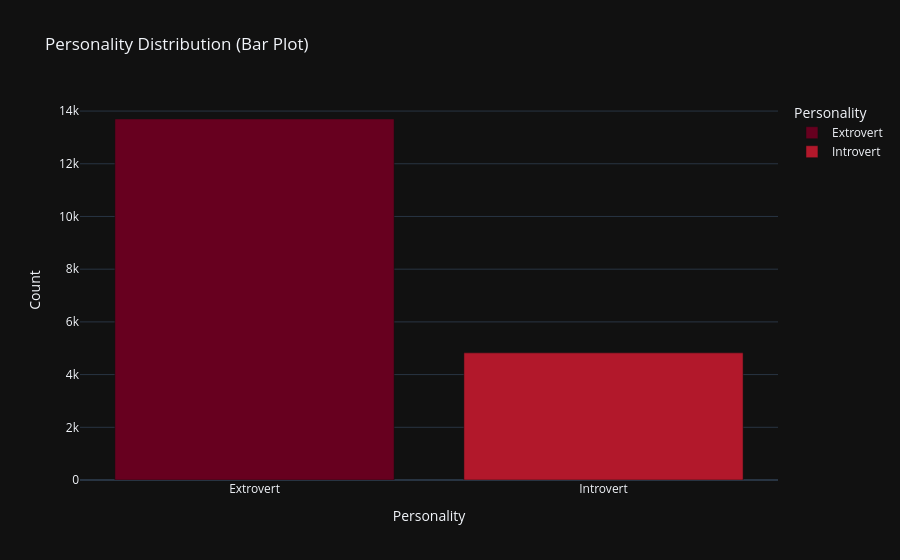
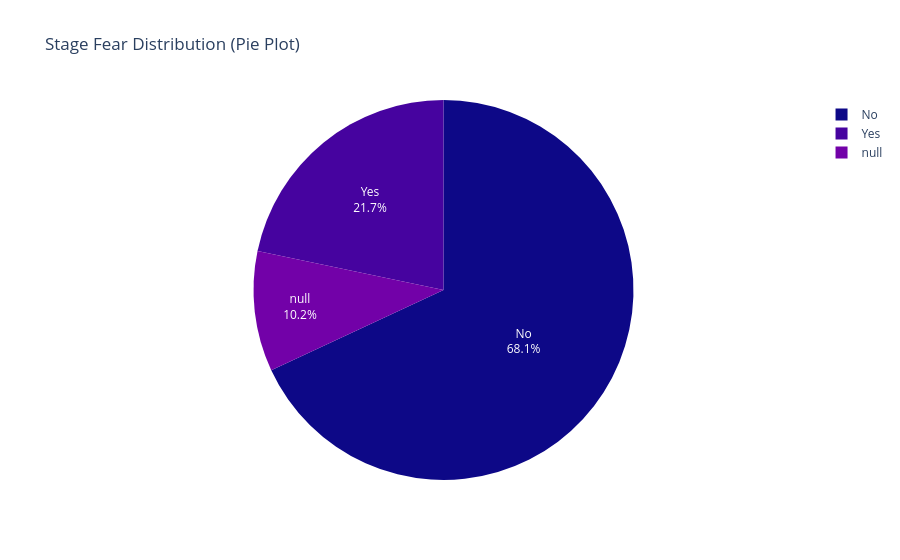
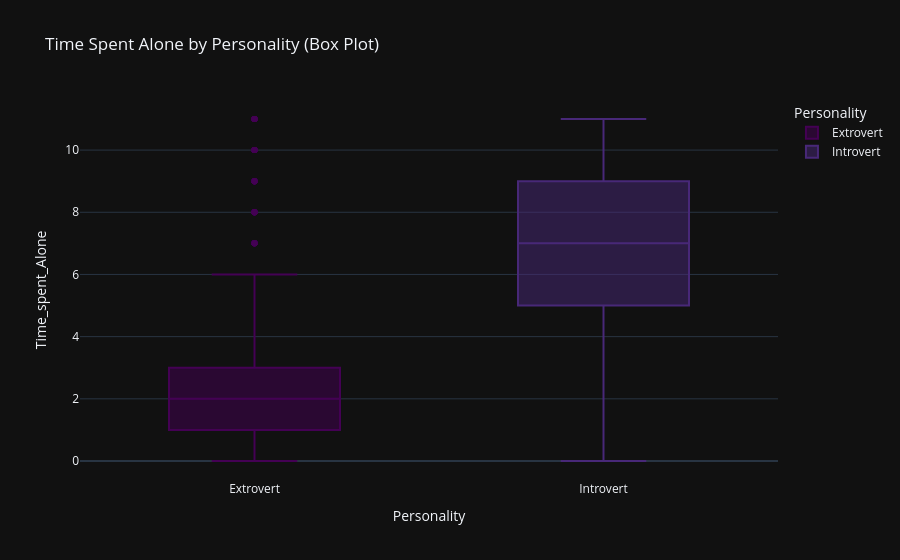
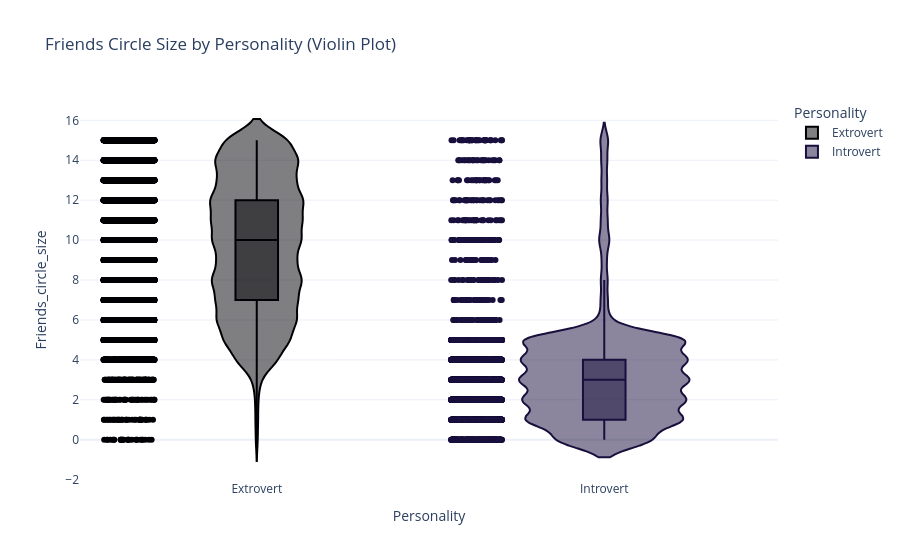

Notebook code for these charts, in order:
### Markdown cell above
# Plot Data

### Code cell
import plotly.express as px
import plotly.graph_objects as go

# 1. Bar Plot: Personality Distribution
personality_counts = df_train['Personality'].value_counts(sort=False).reset_index()
personality_counts.columns = ['Personality', 'Count']

fig1 = px.bar(
    personality_counts,
    x='Personality', y='Count',
    color='Personality',
    color_discrete_sequence=px.colors.sequential.RdBu,
    title='Personality Distribution (Bar Plot)',
    labels={'Personality': 'Personality', 'Count': 'Count'}
)
fig1.update_layout(template='plotly_dark')
fig1.show()

# 2. Pie Plot: Stage Fear Distribution
fig2 = px.pie(
    df_train,
    names='Stage_fear',
    title='Stage Fear Distribution (Pie Plot)',
    color_discrete_sequence=px.colors.sequential.Plasma
)
fig2.update_traces(textinfo='percent+label')
fig2.update_layout(template='plotly_white')
fig2.show()

# 3. Box Plot: Time Spent Alone by Personality
fig3 = px.box(
    df_train,
    x='Personality',
    y='Time_spent_Alone',
    color='Personality',
    color_discrete_sequence=px.colors.sequential.Viridis,
    title='Time Spent Alone by Personality (Box Plot)'
)
fig3.update_layout(template='plotly_dark')
fig3.show()

# 4. Violin Plot: Friends Circle Size by Personality
fig4 = px.violin(
    df_train,
    x='Personality',
    y='Friends_circle_size',
    color='Personality',
    box=True,
    points='all',
    color_discrete_sequence=px.colors.sequential.Magma,
    title='Friends Circle Size by Personality (Violin Plot)'
)
fig4.update_layout(template='plotly_white')
fig4.show()

# 5. Sunburst Plot: Personality > Stage Fear > Drained After Socializing
df_sunburst = df_train.dropna(subset=['Personality', 'Stage_fear', 'Drained_after_socializing'])
fig5 = px.sunburst(
    df_sunburst,
    path=['Personality', 'Stage_fear', 'Drained_after_socializing'],
    color='Personality',
    color_discrete_map={'Extrovert': '#1f77b4', 'Introvert': '#ff7f0e'},
    title='Personality, Stage Fear, and Drained After Socializing (Sunburst Plot)'
)
fig5.update_layout(template='plotly_dark')
fig5.show()

# 6. Scatter Plot: Social Event Attendance vs. Going Outside, colored by Personality
fig6 = px.scatter(
    df_train,
    x='Social_event_attendance',
    y='Going_outside',
    color='Personality',
    color_discrete_sequence=px.colors.sequential.Cividis,
    title='Social Event Attendance vs. Going Outside (Scatter Plot)',
    opacity=0.7
)
fig6.update_layout(template='plotly_white')
fig6.show()

# 7. Histogram: Post Frequency by Personality
fig7 = px.histogram(
    df_train,
    x='Post_frequency',
    color='Personality',
    barmode='overlay',
    nbins=20,
    color_discrete_sequence=px.colors.sequential.PuRd,
    title='Post Frequency by Personality (Histogram)'
)
fig7.update_layout(template='plotly_dark')
fig7.show()

### Figure 1 — Plotly figure (JSON) as saved in the notebook; plotly's stock layout.template omitted (floating-point values rounded to 4 significant figures)
{"data": [{"hovertemplate": "Personality=%{x}<br>Count=%{y}<extra></extra>", "legendgroup": "Extrovert", "marker": {"color": "rgb(103,0,31)", "pattern": {"shape": ""}}, "name": "Extrovert", "orientation": "v", "showlegend": true, "textposition": "auto", "type": "bar", "x": ["Extrovert"], "xaxis": "x", "y": [13699], "yaxis": "y"}, {"hovertemplate": "Personality=%{x}<br>Count=%{y}<extra></extra>", "legendgroup": "Introvert", "marker": {"color": "rgb(178,24,43)", "pattern": {"shape": ""}}, "name": "Introvert", "orientation": "v", "showlegend": true, "textposition": "auto", "type": "bar", "x": ["Introvert"], "xaxis": "x", "y": [4825], "yaxis": "y"}], "layout": {"barmode": "relative", "legend": {"title": {"text": "Personality"}, "tracegroupgap": 0}, "title": {"text": "Personality Distribution (Bar Plot)"}, "xaxis": {"anchor": "y", "categoryarray": ["Extrovert", "Introvert"], "categoryorder": "array", "domain": [0, 1], "title": {"text": "Personality"}}, "yaxis": {"anchor": "x", "domain": [0, 1], "title": {"text": "Count"}}}}

### Figure 2 — Plotly figure (JSON) as saved in the notebook; plotly's stock layout.template omitted (floating-point values rounded to 4 significant figures; data arrays with more than 128 entries replaced by an {"elided": "..."} marker saying what was removed)
{"data": [{"domain": {"x": [0, 1], "y": [0, 1]}, "hovertemplate": "Stage_fear=%{label}<extra></extra>", "labels": {"elided": "18524 str values"}, "legendgroup": "", "name": "", "showlegend": true, "textinfo": "percent+label", "type": "pie"}], "layout": {"legend": {"tracegroupgap": 0}, "piecolorway": ["#0d0887", "#46039f", "#7201a8", "#9c179e", "#bd3786", "#d8576b", "#ed7953", "#fb9f3a", "#fdca26", "#f0f921"], "title": {"text": "Stage Fear Distribution (Pie Plot)"}}}

### Figure 3 — Plotly figure (JSON) as saved in the notebook; plotly's stock layout.template omitted (floating-point values rounded to 4 significant figures; data arrays with more than 128 entries replaced by an {"elided": "..."} marker saying what was removed)
{"data": [{"alignmentgroup": "True", "hovertemplate": "Personality=%{x}<br>Time_spent_Alone=%{y}<extra></extra>", "legendgroup": "Extrovert", "marker": {"color": "#440154"}, "name": "Extrovert", "notched": false, "offsetgroup": "Extrovert", "orientation": "v", "showlegend": true, "type": "box", "x": {"elided": "13699 str values"}, "x0": " ", "xaxis": "x", "y": {"elided": "13699 float values"}, "y0": " ", "yaxis": "y"}, {"alignmentgroup": "True", "hovertemplate": "Personality=%{x}<br>Time_spent_Alone=%{y}<extra></extra>", "legendgroup": "Introvert", "marker": {"color": "#482878"}, "name": "Introvert", "notched": false, "offsetgroup": "Introvert", "orientation": "v", "showlegend": true, "type": "box", "x": {"elided": "4825 str values"}, "x0": " ", "xaxis": "x", "y": {"elided": "4825 float values"}, "y0": " ", "yaxis": "y"}], "layout": {"boxmode": "overlay", "legend": {"title": {"text": "Personality"}, "tracegroupgap": 0}, "title": {"text": "Time Spent Alone by Personality (Box Plot)"}, "xaxis": {"anchor": "y", "categoryarray": ["Extrovert", "Introvert"], "categoryorder": "array", "domain": [0, 1], "title": {"text": "Personality"}}, "yaxis": {"anchor": "x", "domain": [0, 1], "title": {"text": "Time_spent_Alone"}}}}

### Figure 4 — Plotly figure (JSON) as saved in the notebook; plotly's stock layout.template omitted (floating-point values rounded to 4 significant figures; data arrays with more than 128 entries replaced by an {"elided": "..."} marker saying what was removed)
{"data": [{"alignmentgroup": "True", "box": {"visible": true}, "hovertemplate": "Personality=%{x}<br>Friends_circle_size=%{y}<extra></extra>", "legendgroup": "Extrovert", "marker": {"color": "#000004"}, "name": "Extrovert", "offsetgroup": "Extrovert", "orientation": "v", "points": "all", "scalegroup": "True", "showlegend": true, "type": "violin", "x": {"elided": "13699 str values"}, "x0": " ", "xaxis": "x", "y": {"elided": "13699 float values"}, "y0": " ", "yaxis": "y"}, {"alignmentgroup": "True", "box": {"visible": true}, "hovertemplate": "Personality=%{x}<br>Friends_circle_size=%{y}<extra></extra>", "legendgroup": "Introvert", "marker": {"color": "#180f3d"}, "name": "Introvert", "offsetgroup": "Introvert", "orientation": "v", "points": "all", "scalegroup": "True", "showlegend": true, "type": "violin", "x": {"elided": "4825 str values"}, "x0": " ", "xaxis": "x", "y": {"elided": "4825 float values"}, "y0": " ", "yaxis": "y"}], "layout": {"legend": {"title": {"text": "Personality"}, "tracegroupgap": 0}, "title": {"text": "Friends Circle Size by Personality (Violin Plot)"}, "violinmode": "overlay", "xaxis": {"anchor": "y", "categoryarray": ["Extrovert", "Introvert"], "categoryorder": "array", "domain": [0, 1], "title": {"text": "Personality"}}, "yaxis": {"anchor": "x", "domain": [0, 1], "title": {"text": "Friends_circle_size"}}}}
